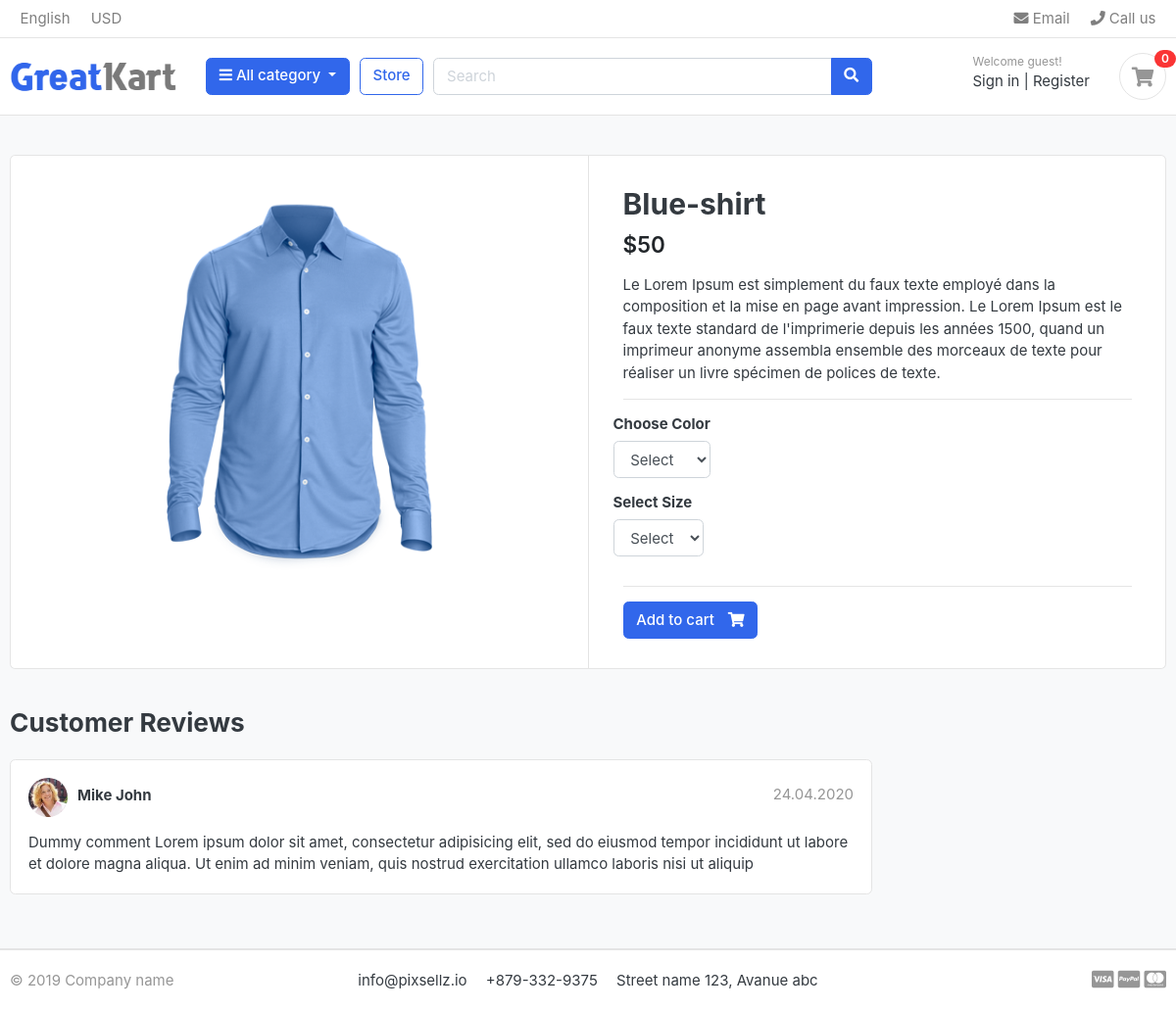
Screenshot of /store/category/shirts/blue-shirt/ with the database file from the repository.
### store/models.py (models this page shows, shortened)
class Product(models.Model):
    product_name = models.CharField(max_length=200, unique=True)
    slug = models.SlugField(max_length=200, unique=True)
    description = models.TextField(max_length=500, blank=True)
    price = models.IntegerField()
    image = models.ImageField(upload_to="photos/products")
    stock = models.IntegerField()
    is_available = models.BooleanField(default=True)
    category = models.ForeignKey(Category, on_delete=models.CASCADE)
    created_date = models.DateTimeField(auto_now_add=True)
    modified_date = models.DateTimeField(auto_now=True)

### store/views.py (the view)
def product_detail(request, category_slug, product_slug):
    try:
        single_product = Product.objects.get(
            category__slug=category_slug, slug=product_slug
        )
        in_cart = CartItem.objects.filter(
            cart__cart_id=_cart_id(request), product=single_product
        ).exists()  # Si la variable existe, retourne True, sinon False
    except Exception as e:
        raise e
    context = {"single_product": single_product, "in_cart": in_cart}
    return render(request, "store/product_detail.html", context)

### carts/context_processors.py (called while the page is built)
def counter(request):
    cart_count = 0
    if "admin" in request.path:
        return {}
    else:
        try:
            cart = Cart.objects.get(cart_id=_cart_id(request))
            cart_items = CartItem.objects.filter(cart=cart)
            for cart_item in cart_items:
                cart_count += cart_item.quantity
        except Cart.DoesNotExist:
            cart_count = 0
    return dict(cart_count=cart_count)

### carts/views.py (called while the page is built)
def _cart_id(request):  # underscore au début pour rendre la fonction privée
    actual_session = request.session.session_key
    if not actual_session:  # si pas de session, créer une
        actual_session = request.session.create()
    return actual_session

### category/context_processors.py (called while the page is built)
def menu_links(request):
    links = Category.objects.all()
    return dict(links=links)  # variable links disponible dsns touts les Templates

### category/models.py (called while the page is built)
    def get_url(self):
        return reverse("products_by_category", args=[self.slug])

### store/models.py (called while the page is built)
    def colors(self):
        return super(VariationManager, self).filter(
            variation_category="color", is_active=True
        )

    def sizes(self):
        return super(VariationManager, self).filter(
            variation_category="size", is_active=True
        )

### templates/store/product_detail.html (shortened to what this page needs)
{% extends 'base.html' %}
{% load static%}
{% block content %}
<section class="section-content padding-y bg">
    <div class="container">
    <div class="card">
        <div class="row no-gutters">
            <aside class="col-md-6">
    <article class="gallery-wrap">
        <div class="img-big-wrap">
           <a href="#"><img src="{{single_product.image.url}}"></a>
        </div>
    </article>
            </aside>
            <main class="col-md-6 border-left">
    <form action="{% url 'add_cart' single_product.id %}" method="POST">
    <article class="content-body">
    <h2 class="title">{{single_product.product_name}}</h2>
    <div class="mb-3">
        <var class="price h4">${{single_product.price}}</var>
    </div>
    <p>{{single_product.description}}</p>
    <hr>
        <div class="row">
            <div class="item-option-select">
                <h6>Choose Color</h6>
                <select name="color" class="form-control" required>
                  <option value="" disabled selected>Select</option>
                </select>
            </div>
        </div>
        <div class="row">
            <div class="item-option-select">
                <h6>Select Size</h6>
                <select name="size" class="form-control" required>
                  <option value="" disabled selected>Select</option>
                </select>
            </div>
        </div>
        <hr>
        {% if single_product.stock <= 0 %}
          <h5>Out of stock</h5>
        {% else %}
          <button type="submit" class="btn  btn-primary"> <span class="text">Add to cart</span> <i class="fas fa-shopping-cart"></i>  </button>
        {% endif %}
    </article>
    </form>
            </main>
        </div>
    </div>
    <br>
    <div class="row">
                <div class="col-md-9">
        <header class="section-heading">
            <h3>Customer Reviews </h3>
        </header>
        <article class="box mb-3">
            <div class="icontext w-100">
                <img src="{% static './images/avatars/avatar1.jpg'%}" class="img-xs icon rounded-circle">
                <div class="text">
                    <span class="date text-muted float-md-right">24.04.2020 </span>
                    <h6 class="mb-1">Mike John </h6>
                </div>
            </div>
            <div class="mt-3">
                <p>
                    Dummy comment Lorem ipsum dolor sit amet, consectetur adipisicing elit, sed do eiusmod
                    tempor incididunt ut labore et dolore magna aliqua. Ut enim ad minim veniam,
                    quis nostrud exercitation ullamco laboris nisi ut aliquip
                </p>
            </div>
        </article>
        </div>
    </div>
    </div>
    </section>
{% endblock content %}

### static/css/ui.css (style rules this page uses)
html { font-family: "Inter", sans-serif; font-size: 15px; }
.content-body { flex: 1 1 auto; padding: 2rem 2.3rem; }
.img-xs, .img-sm, .img-md, .img-lg { -o-object-fit: cover; object-fit: cover; flex-shrink: 0; flex-grow: 0; }
.img-xs { width: 40px; height: 40px; }
.padding-y { padding-top: 40px; padding-bottom: 40px; }
var { font-style: normal; }
article:after, .form-group:after { display: block; clear: both; content: ""; }
.bg { background-color: #f8f9fa; }
.section-heading { margin-bottom: 20px; margin-top: 15px; }
p:last-child { margin-bottom: 0; }
.btn .text + i { margin-left: 10px; }
.icontext { display: inline-flex; align-items: center; vertical-align: middle; }
.icontext .text { width: 100%; line-height: 1.2; }
.icontext .icon { position: relative; margin-right: 10px; flex-shrink: 0; flex-grow: 0; }
.price { font-weight: 600; color: #212529; }
.box { padding: 18px; background: #fff; border-radius: 0.37rem; border: 1px solid #e4e4e4; }
.box img { max-width: 100%; }
.gallery-wrap .img-big-wrap { margin-bottom: 10px; border-radius: 0.37rem; overflow: hidden; background-color: #fff; }
.gallery-wrap .img-big-wrap a { text-align: center; display: block; }
.gallery-wrap .img-big-wrap img { height: 450px; width: auto; display: inline-block; }
.item-option-select { margin-bottom: 1rem; display: inline-block; margin-right: 15px; }

### rows the page displays
Product: image (picture), product_name "Blue-shirt", price "50", description "Le Lorem Ipsum est simplement du faux texte employé dans la composition et la mise en page avant impression. Le Lorem Ipsum est le faux texte standard de l'imprimerie depuis les années 1500, quand un imprimeur anonyme assembla ensemble des morceaux de texte pour réaliser un livre spécimen de polices de texte."

### other values shown
{{ cart_count }} "0"
